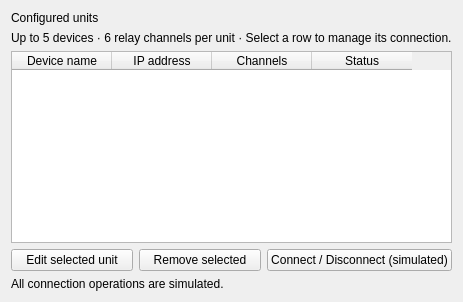
<?xml version='1.0' encoding='utf-8'?>
<ui version="4.0">
 <class>manage_moxa</class>
 <widget class="QWidget" name="manage_moxa">
  <property name="windowTitle">
   <string>Manage Moxa</string>
  </property>
  <layout class="QVBoxLayout" name="manageLayout">
   <item>
    <widget class="QLabel" name="manageTitle">
     <property name="text">
      <string>Configured units</string>
     </property>
    </widget>
   </item>
   <item>
    <widget class="QLabel" name="manageHelp">
     <property name="text">
      <string>Up to 5 devices · 6 relay channels per unit · Select a row to manage its connection.</string>
     </property>
    </widget>
   </item>
   <item>
    <widget class="QTableWidget" name="deviceTable">
     <property name="columnCount">
      <number>4</number>
     </property>
     <column>
      <property name="text">
       <string>Device name</string>
      </property>
     </column>
     <column>
      <property name="text">
       <string>IP address</string>
      </property>
     </column>
     <column>
      <property name="text">
       <string>Channels</string>
      </property>
     </column>
     <column>
      <property name="text">
       <string>Status</string>
      </property>
     </column>
    </widget>
   </item>
   <item>
    <layout class="QHBoxLayout" name="manageActions">
     <item>
      <widget class="QPushButton" name="editDeviceButton">
       <property name="text">
        <string>Edit selected unit</string>
       </property>
      </widget>
     </item>
     <item>
      <widget class="QPushButton" name="removeDeviceButton">
       <property name="text">
        <string>Remove selected</string>
       </property>
      </widget>
     </item>
     <item>
      <widget class="QPushButton" name="toggleDeviceButton">
       <property name="text">
        <string>Connect / Disconnect (simulated)</string>
       </property>
      </widget>
     </item>
    </layout>
   </item>
   <item>
    <widget class="QLabel" name="deviceHint">
     <property name="text">
      <string>All connection operations are simulated.</string>
     </property>
    </widget>
   </item>
  </layout>
 </widget>
 <resources />
 <connections />
</ui>
